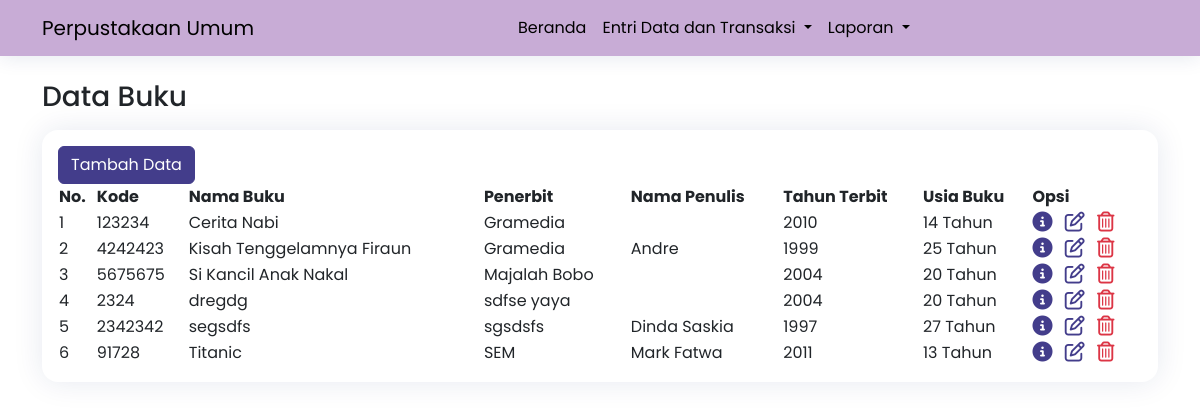
Page /view/buku/data.php on the committed database.
### tables this page shows
CREATE TABLE `buku` (
  `id` int NOT NULL,
  `kode` int NOT NULL,
  `nama` varchar(50) NOT NULL,
  `penerbit` varchar(50) NOT NULL,
  `nama_penulis` varchar(50) NOT NULL,
  `tahun_terbit` year NOT NULL
);

### view/buku/data.php (the view, shortened to what this page needs)
<!DOCTYPE html>
<html lang="en">
<head>
    <link href="https://cdn.jsdelivr.net/npm/bootstrap@5.3.3/dist/css/bootstrap.min.css" rel="stylesheet">
    <link rel="stylesheet" href="https://cdn.datatables.net/2.0.8/css/dataTables.dataTables.css">
    <link rel="stylesheet" href="https://cdnjs.cloudflare.com/ajax/libs/font-awesome/6.5.2/css/all.min.css">
    <link rel="stylesheet" href="../../assets/css/main.css">
</head>
<body>
    <?php require_once '../component/navbar.php'; ?>
    <section class="container mt-4">
        <div class="row mb-2">
            <div class="col-12">
                <h3>Data Buku</h3>
            </div>
        </div>
        <div class="row">
            <div class="col-12">
                <div class="card">
                    <div class="card-body">
                        <div class="row">
                            <div class="col-12">
                                <button type="button" class="btn btn-primary" data-bs-toggle="modal" data-bs-target="#tambahData">
                                    Tambah Data
                                </button>
                            </div>
                        </div>
                        <table id="example" class="display nowrap" style="width:100%">
                            <thead>
                                <tr>
                                    <th>No.</th>
                                    <th>Kode</th>
                                    <th>Nama Buku</th>
                                    <th>Penerbit</th>
                                    <th>Nama Penulis</th>
                                    <th>Tahun Terbit</th>
                                    <th>Usia Buku</th>
                                    <th>Opsi</th>
                                </tr>
                            </thead>
                            <tbody>
                                <?php
                                require_once '../../db/koneksi.php';
                                $query = 'SELECT * FROM buku';
                                $data_buku = mysqli_query($koneksi, $query);
                                foreach ($data_buku as $key => $buku) :
                                ?>
                                <tr>
                                    <td><?= $key+1 ?></td>
                                    <td><?= $buku['kode'] ?></td>
                                    <td><?= $buku['nama'] ?></td>
                                    <td><?= $buku['penerbit'] ?></td>
                                    <td><?= $buku['nama_penulis'] ?></td>
                                    <td><?= $buku['tahun_terbit'] ?></td>
                                    <td>
                                        <?php
                                        $tahun_terbit = $buku['tahun_terbit'];
                                        $tahun_sekarang = date('Y');
                                        $usia_buku = $tahun_sekarang - $tahun_terbit;
                                        echo $usia_buku . ' Tahun';
                                        ?>
                                    </td>
                                    <td>
                                        <a href="detail.php?kode=<?= $buku['kode'] ?>" class="me-2" title="detail">
                                            <i class="fa-solid fa-circle-info fa-lg"></i>
                                        </a>
                                        <a href="#" class="me-2" title="edit" data-bs-toggle="modal" data-bs-target="#editData<?= $buku['kode'] ?>">
                                            <i class="fa-regular fa-pen-to-square fa-lg"></i>
                                        </a>
                                        <a href="#" data-bs-toggle="modal" title="delete" data-bs-toggle="modal" data-bs-target="#hapusData<?= $buku['kode'] ?>">
                                            <i class="fa-regular fa-trash-can fa-lg text-danger"></i>
                                        </a>
                                    </td>
                                </tr>
                                <?php endforeach; ?>
                            </tbody>
                        </table>
                    </div>
                </div>
            </div>
        </div>
    </section>
</body>
</html>

### assets/css/main.css (style rules this page uses)
:root { --dark-color: #202124; --main-color: #433D8B; --main-color-hover: #292275; --border-radius: 16px; --box-shadow-form-input: 0 0 0 .25rem rgb(13, 110, 253, .5); }
body { margin: 0; width: 100%; }
body, h1, h2, h3, h4, h5, h6, p, span, a, div, button, label { font-family: 'Poppins', sans-serif!important; }
a, a:hover { color: var(--main-color); text-decoration: none!important; }
table th, table td { text-align: left!important; }
.card, .accordion-item, .dropdown-menu { box-shadow: 0px 0 30px rgba(1, 41, 112, 0.1); border: none; }
.card { margin-bottom: 25px; border-radius: var(--border-radius); }
.btn-primary, .btn-primary:active, .btn-primary:visited, .btn-primary:focus, .form-check-input:checked { background-color: var(--main-color)!important; border-color: var(--main-color)!important; transition: .3s; color: white; }

### rows in the picture
buku: kode "123234", nama "Cerita Nabi", penerbit "Gramedia", tahun_terbit "2010"
buku: kode "4242423", nama "Kisah Tenggelamnya Firaun", penerbit "Gramedia", nama_penulis "Andre", tahun_terbit "1999"
buku: kode "5675675", nama "Si Kancil Anak Nakal", penerbit "Majalah Bobo", tahun_terbit "2004"
buku: kode "2324", nama "dregdg", penerbit "sdfse yaya", tahun_terbit "2004"
buku: kode "2342342", nama "segsdfs", penerbit "sgsdsfs", nama_penulis "Dinda Saskia", tahun_terbit "1997"
buku: kode "91728", nama "Titanic", penerbit "SEM", nama_penulis "Mark Fatwa", tahun_terbit "2011"
